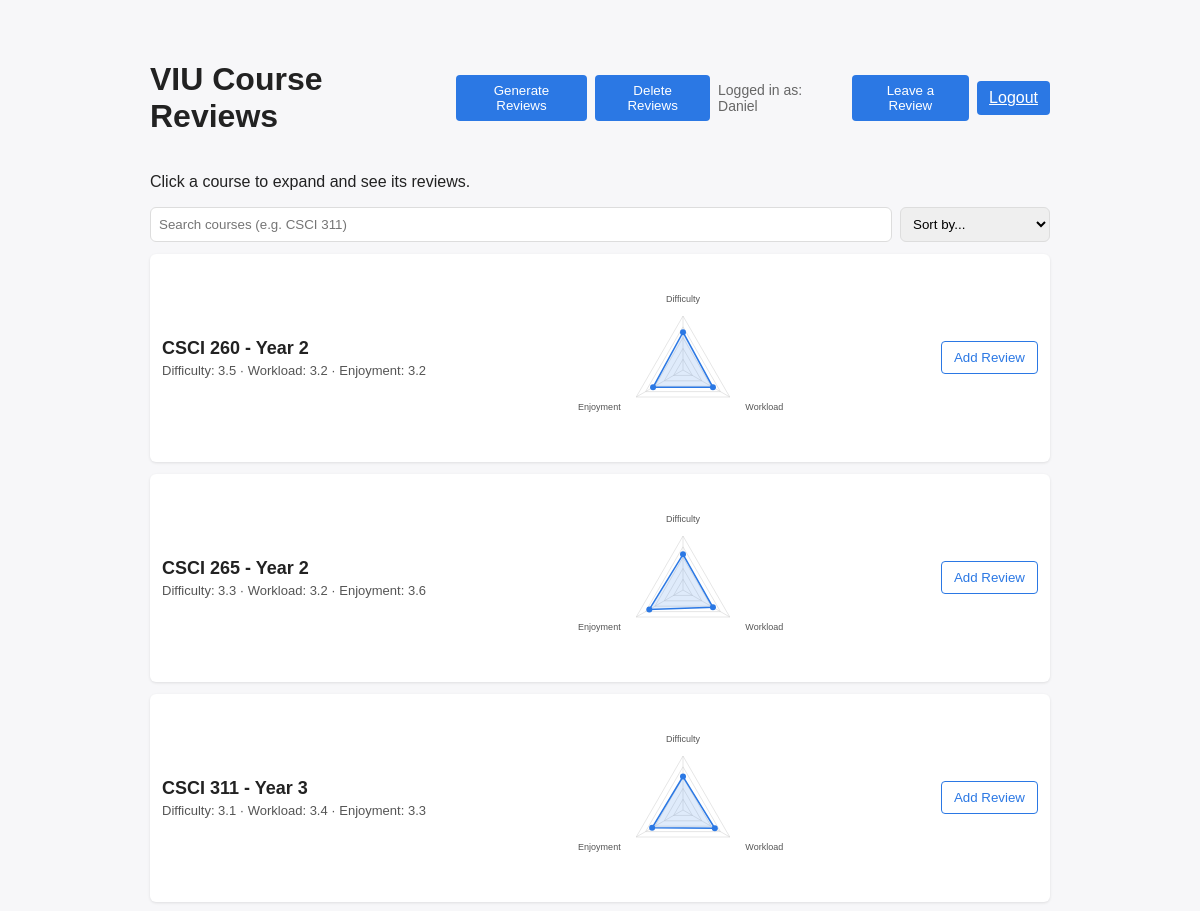
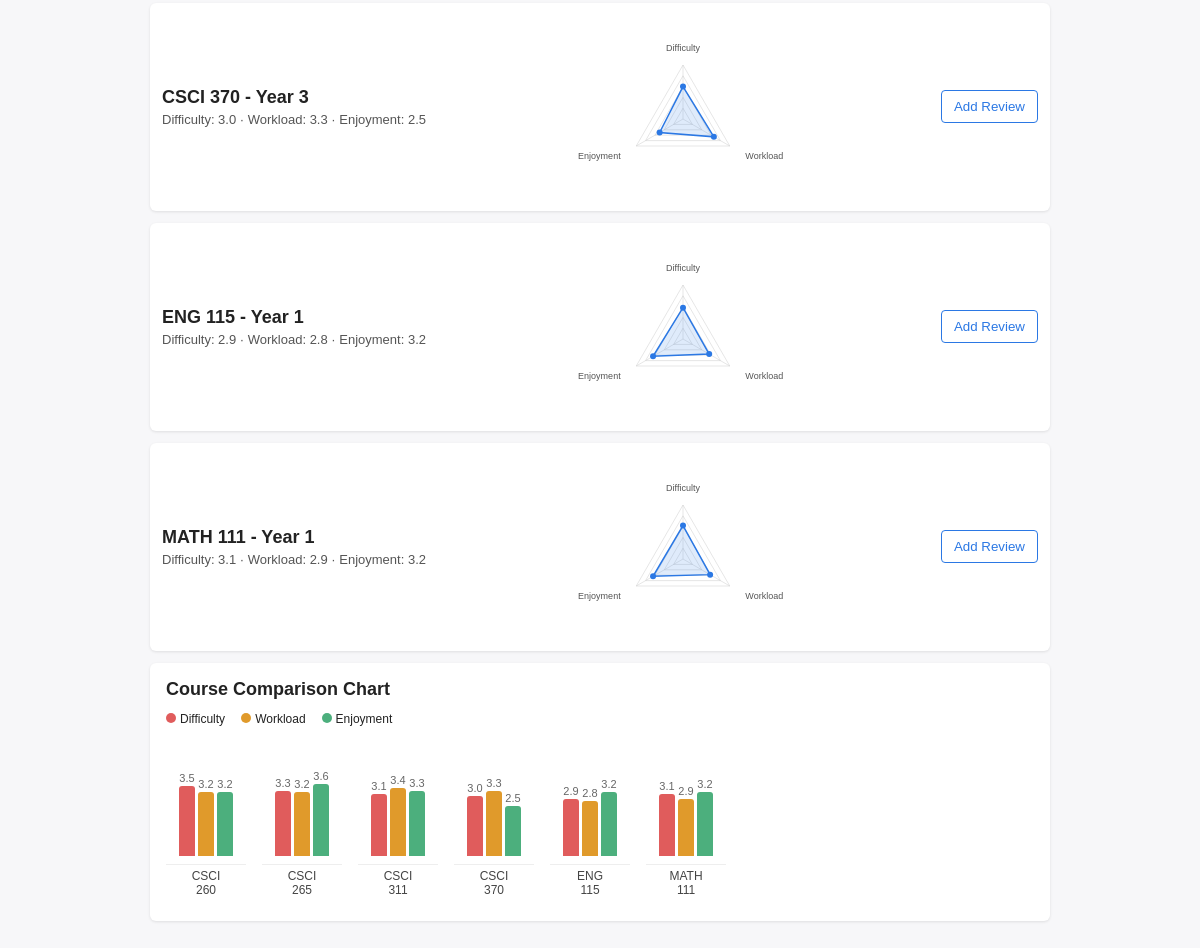
/ (signed in), run on the app's committed database (2 pictures, top to bottom).
### app.py (models this page shows, shortened)
class Role(db.Model, RoleMixin):
    __tablename__ = 'role'
    id = db.Column(db.Integer(), primary_key=True)
    name = db.Column(db.String(80), unique=True, nullable=False)

class Users(UserMixin, db.Model):
    __tablename__ = 'user'
    id = db.Column(db.Integer, primary_key=True)
    username = db.Column(db.String(50), unique=True, nullable=False)
    password = db.Column(db.String(50), nullable=False)
    roles = db.relationship('Role', secondary=roles_users, backref='roled')

class CourseModel(db.Model):
    id = db.Column(db.Integer, primary_key=True)  # course number e.g. 311
    program = db.Column(db.String(32), nullable=False)  # e.g. CSCI
    courseYear = db.Column(db.Integer, nullable=False)
    reviews = db.relationship('ReviewModel', backref='course', cascade='all, delete-orphan', lazy=True)
    def average_ratings(self):
        if not self.reviews:
            return {'difficulty': None, 'workLoad': None, 'enjoyment': None}
        count = len(self.reviews)
        avg_d = sum(r.difficulty for r in self.reviews) / count
        avg_w = sum(r.workLoad for r in self.reviews) / count
        avg_e = sum(r.enjoyment for r in self.reviews) / count
        return {
            'difficulty': round(avg_d, 1),
            'workLoad': round(avg_w, 1),
            'enjoyment': round(avg_e, 1)
        }

### app.py (the view)
@app.route('/')
def home():
    courses = get_courses()
    return render_template('home.html', courses=courses)

### app.py (called while the page is built)
def get_courses():
    courses = {}
    for c in CourseModel.query.order_by(CourseModel.program, CourseModel.id).all():
        courses[c.id] = c
    return courses

@login_manager.user_loader
def loadUser(user_id):
    return Users.query.get(int(user_id))

### templates/home.html (shortened to what this page needs)
<!DOCTYPE html>
<html>
<head>
</head>
<body>
    <div class="container">
        <div class="header">
            <h1>VIU Course Reviews</h1>
            <div style="display: flex; gap: 8px; align-items: center;">
                {% if current_user.is_authenticated %}
                {% for role in current_user.roles %}
                {% if role.name == 'Admin' %}
                <form action="{{ url_for('genReviews') }}" method="POST">
                    <button class="btn" type="submit">Generate Reviews</button>
                </form>
                <form action="{{ url_for('delReviews') }}" method="POST">
                    <button class="btn" type="submit">Delete Reviews</button>
                </form>
                {% endif %}
                {% endfor %}
                <span style="color: #666; font-size: 14px;">Logged in as: {{ current_user.username }}</span>
                <button class="btn" onclick="location.href='/createReview'">Leave a Review</button>
                <a class="btn" href="/logout">Logout</a>
                {% else %}
                <a class="btn" href="/login">Login</a>
                <a class="btn" href="/register">Register</a>
                {% endif %}
            </div>
        </div>
        <p>Click a course to expand and see its reviews.</p>
        <div style="margin: 12px 0; display: flex; gap: 8px;">
            <input id="course-search" placeholder="Search courses (e.g. CSCI 311)"
                   style="flex: 1; padding: 8px; border-radius: 6px; border: 1px solid #ddd;" />
            <select id="course-sort" style="padding: 8px; border-radius: 6px; border: 1px solid #ddd;">
                <option value="">Sort by...</option>
            </select>
        </div>
        <div id="course-list">
            {% for num, c in courses.items() %}
            {% set avg = c.average_ratings() %}
            <div class="card"
                 data-search="{{ c.program }} {{ c.id }}"
                 data-difficulty="{{ avg.difficulty if avg.difficulty is not none else '' }}"
                 data-workload="{{ avg.workLoad if avg.workLoad is not none else '' }}"
                 data-enjoyment="{{ avg.enjoyment if avg.enjoyment is not none else '' }}">
                <details>
                    <summary>
                        <div class="course-row">
                            <div>
                                <div class="course-title">{{ c.program }} {{ c.id }} - Year {{ c.courseYear }}</div>
                                <div style="font-size: 13px; color: #555; margin-top: 4px;">
                                    {% if avg.difficulty is not none %}
                                    Difficulty: {{ avg.difficulty }} · Workload: {{ avg.workLoad }} · Enjoyment: {{ avg.enjoyment }}
                                    {% else %}
                                    No ratings yet
                                    {% endif %}
                                </div>
                            </div>
                            <div class="triangle-chart"
                                 data-difficulty="{{ avg.difficulty if avg.difficulty is not none else 0 }}"
                                 data-workload="{{ avg.workLoad if avg.workLoad is not none else 0 }}"
                                 data-enjoyment="{{ avg.enjoyment if avg.enjoyment is not none else 0 }}">
                            </div>
                            {% if current_user.is_authenticated %}
                            <button class="btn outline" onclick="location.href='/createReview?course={{ c.id }}'; event.stopPropagation();">
                                Add Review
                            </button>
                            {% else %}
                            <button class="btn outline" onclick="location.href='/login'; event.stopPropagation();">
                                Login to leave a review
                            </button>
                            {% endif %}
                        </div>
                    </summary>
                </details>
            </div>
            {% endfor %}
        </div>
        <div class="chart-card">
            <details open>
                <summary style="list-style: none; font-size: 18px; font-weight: 600;">
                    Course Comparison Chart
                </summary>
                <div style="margin-top: 12px;">
                    <div class="chart-legend">
                        <span><span class="legend-dot" style="background:#e05c5c;"></span>Difficulty</span>
                        <span><span class="legend-dot" style="background:#e09a2b;"></span>Workload</span>
                        <span><span class="legend-dot" style="background:#4caf7d;"></span>Enjoyment</span>
                    </div>
                    {% set has_any = namespace(value=false) %}
                    {% for num, c in courses.items() %}
                    {% set avg = c.average_ratings() %}
                    {% if avg.difficulty is not none %}{% set has_any.value = true %}{% endif %}
                    {% endfor %}
                    {% if has_any.value %}
                    <div class="chart-body">
                        {% for num, c in courses.items() %}
                        {% set avg = c.average_ratings() %}
                        {% if avg.difficulty is not none %}
                        <div class="chart-course">
                            <div class="chart-bars-group">
                                <div class="bar-col">
                                    <span class="bar-val">{{ avg.difficulty }}</span>
                                    <div class="bar-fill bar-difficulty" data-h="{{ (avg.difficulty / 5 * 100)|int }}"></div>
                                </div>
                                <div class="bar-col">
                                    <span class="bar-val">{{ avg.workLoad }}</span>
                                    <div class="bar-fill bar-workload" data-h="{{ (avg.workLoad / 5 * 100)|int }}"></div>
                                </div>
                                <div class="bar-col">
                                    <span class="bar-val">{{ avg.enjoyment }}</span>
                                    <div class="bar-fill bar-enjoyment" data-h="{{ (avg.enjoyment / 5 * 100)|int }}"></div>
                                </div>
                            </div>
                            <div class="chart-course-label">{{ c.program }}<br>{{ c.id }}</div>
                        </div>
                        {% endif %}
                        {% endfor %}
                    </div>
                    {% else %}
                    <p style="color: #999; font-size: 14px;">No ratings yet</p>
                    {% endif %}
                </div>
            </details>
        </div>
    </div>
</body>
</html>

### templates/home.html (style rules this page uses)
body { font-family: Arial, sans-serif; background: #f7f7f9; color: #222; }
.container { max-width: 900px; margin: 24px auto; padding: 16px; }
.header { display: flex; justify-content: space-between; align-items: center; }
.card { background: white; border-radius: 6px; box-shadow: 0 1px 3px rgba(0,0,0,0.1); margin: 12px 0; padding: 12px; }
.course-row { display: flex; justify-content: space-between; align-items: center; }
.course-title { font-size: 18px; font-weight: 600; }
.btn { background: #2b78e4; color: white; border: none; padding: 8px 12px; border-radius: 4px; cursor: pointer; }
.btn.outline { background: white; color: #2b78e4; border: 1px solid #2b78e4; }
details summary { cursor: pointer; list-style: none; }
.chart-card { background: white; border-radius: 6px; box-shadow: 0 1px 3px rgba(0,0,0,0.1); padding: 16px; margin: 12px 0; }
.chart-legend { display: flex; gap: 16px; font-size: 12px; margin-bottom: 10px; }
.legend-dot { width: 10px; height: 10px; border-radius: 50%; display: inline-block; margin-right: 4px; }
.chart-body { display: flex; align-items: flex-end; gap: 16px; overflow-x: auto; padding-bottom: 8px; }
.chart-course { display: flex; flex-direction: column; align-items: center; gap: 4px; min-width: 80px; }
.chart-bars-group { display: flex; align-items: flex-end; gap: 3px; height: 120px; }
.bar-col { display: flex; flex-direction: column; justify-content: flex-end; align-items: center; gap: 2px; }
.bar-fill { width: 16px; border-radius: 3px 3px 0 0; }
.bar-difficulty { background: #e05c5c; }
.bar-workload { background: #e09a2b; }
.bar-enjoyment { background: #4caf7d; }
.bar-val { font-size: 11px; color: #666; }
.chart-course-label { font-size: 12px; text-align: center; color: #444; margin-top: 4px; border-top: 1px solid #eee; padding-top: 4px; width: 100%; }

### data on the page
Users: username "Daniel"
CourseModel: program "CSCI", id "260", courseYear "2", difficulty "3.5", workLoad "3.2", enjoyment "3.2"
CourseModel: program "CSCI", id "265", courseYear "2", difficulty "3.3", workLoad "3.2", enjoyment "3.6"
CourseModel: program "CSCI", id "311", courseYear "3", difficulty "3.1", workLoad "3.4", enjoyment "3.3"
CourseModel: program "CSCI", id "370", courseYear "3", difficulty "3.0", workLoad "3.3", enjoyment "2.5"
CourseModel: program "ENG", id "115", courseYear "1", difficulty "2.9", workLoad "2.8", enjoyment "3.2"
CourseModel: program "MATH", id "111", courseYear "1", difficulty "3.1", workLoad "2.9", enjoyment "3.2"
